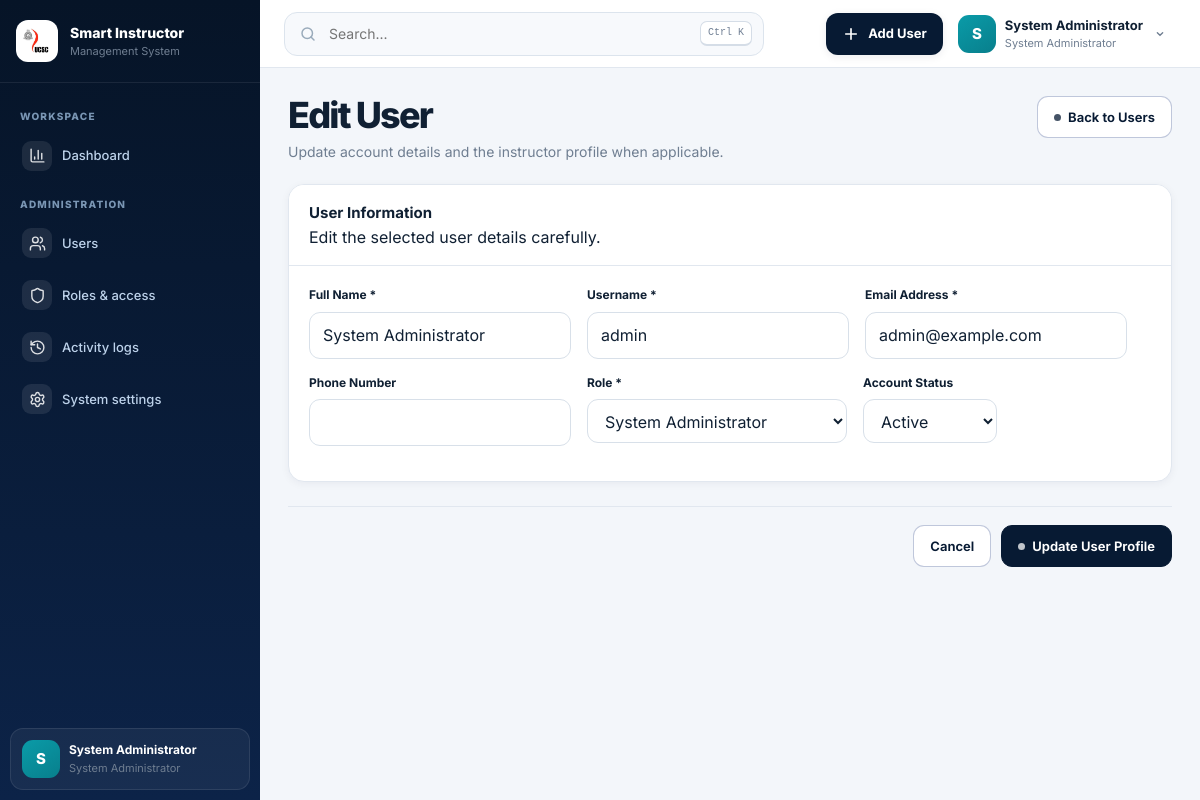
/admin/edit_user.php?id=1 (signed in), run on the app's committed database.
### tables this page shows
CREATE TABLE `users` (
  `id` int(11) NOT NULL,
  `username` varchar(50) NOT NULL,
  `email` varchar(100) NOT NULL,
  `password` varchar(255) NOT NULL,
  `full_name` varchar(150) NOT NULL,
  `role_id` int(11) NOT NULL,
  `status` enum('active','inactive','suspended') DEFAULT 'active',
  `phone` varchar(20) DEFAULT NULL,
  `avatar_url` varchar(255) DEFAULT NULL,
  `created_at` timestamp NOT NULL DEFAULT current_timestamp(),
  `updated_at` timestamp NOT NULL DEFAULT current_timestamp() ON UPDATE current_timestamp()
);

CREATE TABLE `roles` (
  `id` int(11) NOT NULL,
  `role_name` varchar(100) NOT NULL,
  `description` text DEFAULT NULL,
  `created_at` timestamp NOT NULL DEFAULT current_timestamp()
);

### config/config.php (called while the page is built, shortened)
<?php
if (!function_exists('app_url')) {
    function app_url(string $path = ''): string {
        $path = ltrim($path, '/');
        return $path === '' ? SITE_URL : SITE_URL . '/' . $path;
    }
}

### includes/auth.php (called while the page is built, shortened)
<?php
require_once __DIR__ . '/../config/config.php';
require_once __DIR__ . '/../config/db.php';
function isLoggedIn() {
    return isset($_SESSION['user_id']) && !empty($_SESSION['user_id']);
}
function getCurrentUser() {
    global $pdo;
    static $cachedUser = null;
    if ($cachedUser === null) {
        $stmt = $pdo->prepare("SELECT u.*, r.role_name FROM users u JOIN roles r ON u.role_id = r.id WHERE u.id = ? LIMIT 1");
        $stmt->execute([$_SESSION['user_id']]);
        $cachedUser = $stmt->fetch();
    }
    return $cachedUser;
}
function getCurrentRoleId() {
    return isset($_SESSION['role_id']) ? (int)$_SESSION['role_id'] : null;
}
?>

### admin/edit_user.php (the view, shortened to what this page needs)
<?php
require_once __DIR__ . '/../config/config.php';
require_once __DIR__ . '/../config/db.php';
require_once __DIR__ . '/../includes/auth.php';
require_once __DIR__ . '/../includes/functions.php';
require_once __DIR__ . '/../includes/dashboard_ui.php';
$userId = (int)($_GET['id'] ?? 0);
$stmt = $pdo->prepare('SELECT * FROM users WHERE id = ?');
$stmt->execute([$userId]);
$user = $stmt->fetch(PDO::FETCH_ASSOC);
$stmt = $pdo->prepare('SELECT * FROM instructors WHERE user_id = ?');
$stmt->execute([$userId]);
$instructorProfile = $stmt->fetch(PDO::FETCH_ASSOC);
try {
    $roles = $pdo->query('SELECT id, role_name FROM roles ORDER BY role_name')->fetchAll(PDO::FETCH_ASSOC);
} catch (PDOException $e) {
    error_log('Edit User form: ' . $e->getMessage());
    $error = 'Unable to load form options. Please try again.';
    $roles = $departments = $streams = [];
    $employeeIdShown = $instructorProfile['employee_id'] ?? '';
}
include __DIR__ . '/../includes/header.php';
?>
<div class="page-toolbar">
    <div><h1>Edit User</h1><p>Update account details and the instructor profile when applicable.</p></div>
    <a href="<?= app_url('admin/users.php') ?>" class="btn btn-outline-primary"><span class="ui-dot" aria-hidden="true"></span> Back to Users</a>
</div>
<form method="POST" action="">
    <div class="card admin-form-card mb-4">
        <div class="card-header admin-form-header"><div><h5>User Information</h5><p>Edit the selected user details carefully.</p></div></div>
        <div class="card-body"><div class="row g-4">
            <div class="col-lg-6"><label class="form-label" for="full_name">Full Name <span class="text-danger">*</span></label><input id="full_name" type="text" name="full_name" class="form-control" maxlength="150" required value="<?= htmlspecialchars($_POST['full_name'] ?? $user['full_name']) ?>"></div>
            <div class="col-lg-6"><label class="form-label" for="username">Username <span class="text-danger">*</span></label><input id="username" type="text" name="username" class="form-control" maxlength="50" required value="<?= htmlspecialchars($_POST['username'] ?? $user['username']) ?>"></div>
            <div class="col-lg-6"><label class="form-label" for="email">Email Address <span class="text-danger">*</span></label><input id="email" type="email" name="email" class="form-control" maxlength="100" required value="<?= htmlspecialchars($_POST['email'] ?? $user['email']) ?>"></div>
            <div class="col-lg-6"><label class="form-label" for="phone">Phone Number</label><input id="phone" type="text" name="phone" class="form-control" maxlength="20" value="<?= htmlspecialchars($_POST['phone'] ?? ($user['phone'] ?? '')) ?>"></div>
            <div class="col-lg-6"><label class="form-label" for="role_id">Role <span class="text-danger">*</span></label><select id="role_id" name="role_id" class="form-select" required><?php $selectedRole = (int)($_POST['role_id'] ?? $user['role_id']); foreach ($roles as $role): ?><option value="<?= (int)$role['id'] ?>" <?= $selectedRole === (int)$role['id'] ? 'selected' : '' ?>><?= htmlspecialchars(ucwords(str_replace('_', ' ', $role['role_name']))) ?></option><?php endforeach; ?></select></div>
            <div class="col-lg-6"><label class="form-label" for="status">Account Status</label><select id="status" name="status" class="form-select"><?php $selectedStatus = $_POST['status'] ?? $user['status']; foreach (['active' => 'Active', 'inactive' => 'Inactive', 'suspended' => 'Suspended'] as $value => $label): ?><option value="<?= $value ?>" <?= $selectedStatus === $value ? 'selected' : '' ?>><?= $label ?></option><?php endforeach; ?></select></div>
        </div></div>
    </div>
    <div class="admin-form-actions mb-4">
        <a href="<?= app_url('admin/users.php') ?>" class="btn btn-outline-primary">Cancel</a>
        <button type="submit" class="btn btn-primary"><span class="ui-dot" aria-hidden="true"></span> Update User Profile</button>
    </div>
</form>
<?php include __DIR__ . '/../includes/footer.php'; ?>

### includes/sidebar.php (shortened to what this page needs)
<?php
require_once __DIR__ . '/../config/config.php';
require_once __DIR__ . '/auth.php';
$currentRole = (int)getCurrentRoleId();
$currentPage = basename($_SERVER['PHP_SELF'] ?? '');
$currentUser = getCurrentUser() ?: [];
if (!function_exists('sidebar_link')) {
    function sidebar_link(string $path, string $label, string $icon, string $currentPage): void {
        $active = basename($path) === $currentPage ? ' active' : '';
        $iconUrl = app_url('assets/icons/' . $icon . '.svg');
        echo '<li><a class="sidebar-link' . $active . '" href="' . htmlspecialchars(app_url($path)) . '">';
        echo '<span class="sidebar-icon"><img src="' . htmlspecialchars($iconUrl) . '" alt=""></span>';
        echo '<span>' . htmlspecialchars($label) . '</span></a></li>';
    }
}
?>
<aside class="sidebar" id="sidebar">
  <div class="sidebar-head">
    <span class="sidebar-emblem"><img src="<?= app_url('assets/images/ucsc-logo.png') ?>" alt="UCSC"></span>
    <div><strong>Smart Instructor</strong><small>Management System</small></div>
  </div>
  <nav aria-label="Main navigation">
    <p class="sidebar-label">Workspace</p>
    <ul class="sidebar-nav">
      <?php
      $dashMap = [
        ROLE_ADMIN => 'admin/dashboard.php',
        ROLE_INSTRUCTOR => 'instructor/dashboard.php',
        ROLE_COORDINATOR => 'coordinator/dashboard.php',
        ROLE_CHIEF_COORDINATOR => 'chief_coordinator/dashboard.php',
        ROLE_NON_ACADEMIC => 'non_academic/dashboard.php',
        ROLE_PROJECT_COORDINATOR => 'project_coordinator/coordinator_dashboard.php',
        ROLE_DIRECTOR => 'director/dashboard.php'
      ];
      sidebar_link($dashMap[$currentRole] ?? 'index.php', 'Dashboard', 'chart-column', $currentPage);
      if ($currentRole === ROLE_ADMIN) {
        echo '<p class="sidebar-label">Administration</p>';
      }
      ?>
    </ul>
  </nav>
  <div class="sidebar-user">
    <span class="avatar"><?= htmlspecialchars(strtoupper(substr((string)($currentUser['full_name'] ?? 'U'), 0, 1))) ?></span>
    <span><strong><?= htmlspecialchars($currentUser['full_name'] ?? 'UCSC User') ?></strong><small><?= htmlspecialchars($currentUser['role_name'] ?? 'System User') ?></small></span>
  </div>
</aside>

### includes/navbar.php (shortened to what this page needs)
<?php
$roleId = function_exists('getCurrentRoleId') ? (int)getCurrentRoleId() : 0;
$userAvatarUrl = !empty($_SESSION['avatar_url']) ? app_url($_SESSION['avatar_url']) : (!empty($currentUser['avatar_url']) ? app_url($currentUser['avatar_url']) : null);
$cleanName = trim(preg_replace('/^(Dr\.|Prof\.|Mr\.|Mrs\.|Ms\.)\s+/i', '', $displayName ?? 'User'));
$firstInitial = mb_substr($cleanName, 0, 1);
?>
<header class="topbar">
  <div class="topbar-inner">
    <div class="topbar-left">
      <div class="global-search" role="search">
        <svg viewBox="0 0 24 24" fill="none" stroke="currentColor" stroke-width="2" stroke-linecap="round"><circle cx="11" cy="11" r="7"/><path d="m20 20-4-4"/></svg>
        <input id="globalSearch" type="search" placeholder="Search..." aria-label="Search this page">
        <kbd>Ctrl K</kbd>
      </div>
    </div>
    <div class="top-actions">
      <?php if ($roleId === ROLE_ADMIN): ?>
      <div class="menu-wrap">
        <button class="primary-action" type="button" data-menu-button="quickMenu" aria-expanded="false">
          <svg viewBox="0 0 24 24" fill="none" stroke="currentColor" stroke-width="2.2" stroke-linecap="round"><path d="M12 5v14M5 12h14"/></svg>
          <span>Add User</span>
        </button>
      </div>
      <?php endif; ?>
      <div class="menu-wrap">
        <button class="profile-button" type="button" data-menu-button="profileMenu" aria-expanded="false">
          <?= sic_user_avatar($userAvatarUrl, $firstInitial, 'avatar') ?>
          <span class="profile-copy">
            <strong><?= htmlspecialchars($displayName) ?></strong>
            <small><?= htmlspecialchars($roleName) ?></small>
          </span>
          <svg class="chevron" viewBox="0 0 24 24" fill="none" stroke="currentColor" stroke-width="2" stroke-linecap="round"><path d="m8 10 4 4 4-4"/></svg>
        </button>
      </div>
    </div>
  </div>
</header>

### includes/functions.php (shortened to what this page needs)
<?php
require_once __DIR__ . '/../config/config.php';
require_once __DIR__ . '/../config/db.php';
require_once __DIR__ . '/auth.php';
function sic_user_avatar(?string $avatarUrl, string $fallbackInitial = 'U', string $class = 'avatar'): string {
    $class = htmlspecialchars($class, ENT_QUOTES, 'UTF-8');
    $initial = htmlspecialchars(mb_strtoupper($fallbackInitial !== '' ? mb_substr($fallbackInitial, 0, 1) : 'U'), ENT_QUOTES, 'UTF-8');
    return '<span class="' . $class . '">' . $initial . '</span>';
}

### data on the page
users: full_name "S", full_name "System Administrator", role.role_name "System Administrator", username "admin", email "admin@example.com", role_id "System Administrator", status "Active"

### other printed values
$label "Dashboard Users Roles & access Activity logs System settings"
